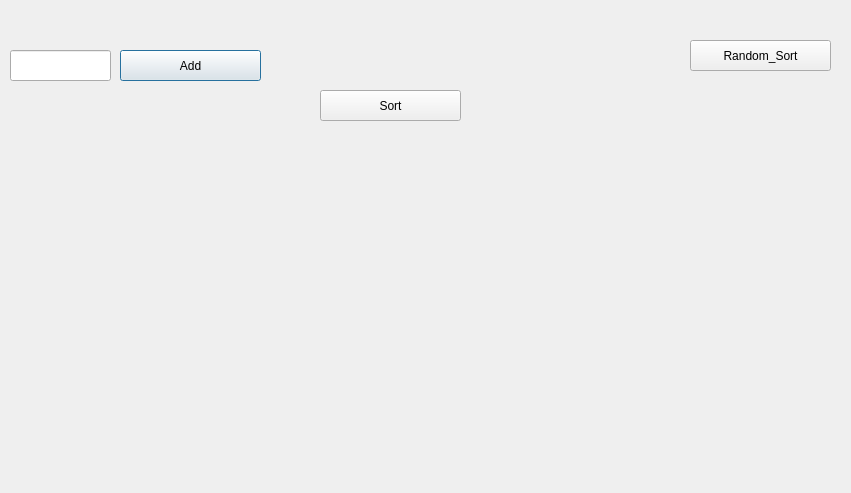
<?xml version="1.0" encoding="UTF-8"?>
<ui version="4.0">
 <class>Question_4_1</class>
 <widget class="QDialog" name="Question_4_1">
  <property name="geometry">
   <rect>
    <x>0</x>
    <y>0</y>
    <width>851</width>
    <height>493</height>
   </rect>
  </property>
  <property name="windowTitle">
   <string>Dialog</string>
  </property>
  <widget class="QLabel" name="label">
   <property name="geometry">
    <rect>
     <x>20</x>
     <y>20</y>
     <width>821</width>
     <height>41</height>
    </rect>
   </property>
   <property name="text">
    <string/>
   </property>
  </widget>
  <widget class="QLabel" name="label_2">
   <property name="geometry">
    <rect>
     <x>20</x>
     <y>180</y>
     <width>811</width>
     <height>31</height>
    </rect>
   </property>
   <property name="text">
    <string/>
   </property>
  </widget>
  <widget class="QLineEdit" name="lineEdit">
   <property name="geometry">
    <rect>
     <x>10</x>
     <y>50</y>
     <width>101</width>
     <height>31</height>
    </rect>
   </property>
  </widget>
  <widget class="QPushButton" name="pushButton">
   <property name="geometry">
    <rect>
     <x>120</x>
     <y>50</y>
     <width>141</width>
     <height>31</height>
    </rect>
   </property>
   <property name="text">
    <string>Add</string>
   </property>
  </widget>
  <widget class="QPushButton" name="pushButton_2">
   <property name="geometry">
    <rect>
     <x>320</x>
     <y>90</y>
     <width>141</width>
     <height>31</height>
    </rect>
   </property>
   <property name="text">
    <string>Sort</string>
   </property>
  </widget>
  <widget class="QPushButton" name="pushButton_3">
   <property name="geometry">
    <rect>
     <x>690</x>
     <y>40</y>
     <width>141</width>
     <height>31</height>
    </rect>
   </property>
   <property name="text">
    <string>Random_Sort</string>
   </property>
  </widget>
 </widget>
 <resources/>
 <connections/>
</ui>
